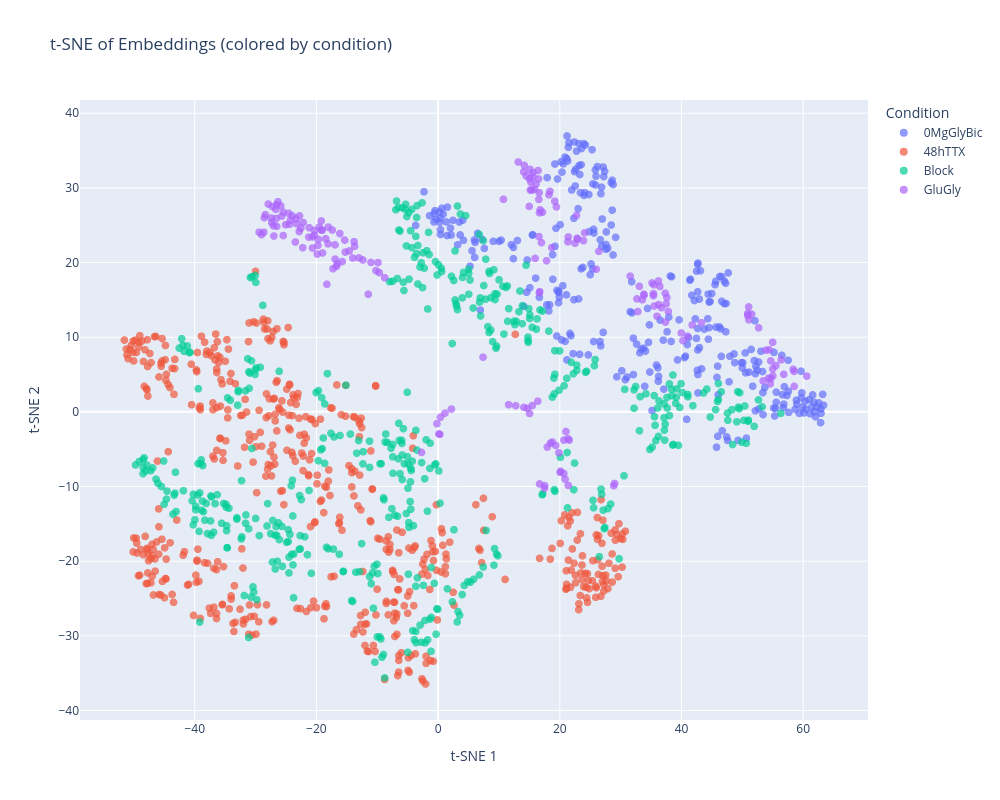
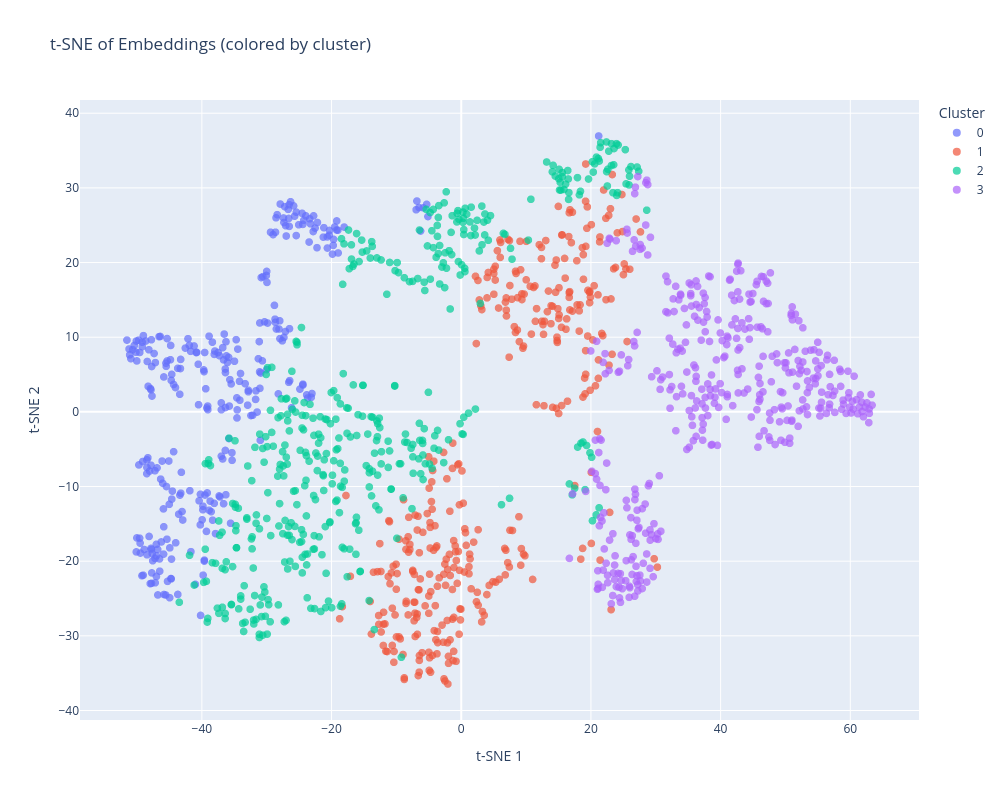

Notebook code cell kept with these figures, in order:
### Markdown cell above
## Cluster in embedding space

Clusters are **data-driven** groups in embedding space; they may or may not match your experimental labels. Set `n_clusters` between 2 and the number of images (see [Pipeline API](../../docs/src/content/docs/advanced/api/pipeline.md)). After clustering, labels are stored under metadata key `cluster`.

### Code cell
pheno.compute_clustering(n_clusters=4, clustering_method="kmeans", normalize=True)
print(pheno.get_available_property_keys())
print(pheno.get_available_metadata_keys())

pheno.plot_tsne(color_by="condition")
pheno.plot_tsne(color_by="cluster")

### Figure 1 — Plotly figure (JSON) as saved in the notebook; plotly's stock layout.template omitted (floating-point values rounded to 4 significant figures; data arrays with more than 128 entries replaced by an {"elided": "..."} marker saying what was removed)
{"data": [{"customdata": {"elided": "299x15 mixed values"}, "hovertemplate": "Condition=%{customdata[3]}<br>Component 1=%{x}<br>Component 2=%{y}<br>Index=%{customdata[0]}<br>Image=%{customdata[1]}<br>Cluster=%{customdata[2]}<br>Dataset-idx=%{customdata[4]}<br>Filename=%{customdata[5]}<br>Id=%{customdata[6]}<br>Label=%{customdata[7]}<br>Mask_path=%{customdata[8]}<br>Intensity_entropy=%{customdata[9]}<br>Intensity_max=%{customdata[10]}<br>Intensity_mean=%{customdata[11]}<br>Intensity_min=%{customdata[12]}<br>Intensity_std=%{customdata[13]}<br>Sharpness_metric=%{customdata[14]}<extra></extra>", "legendgroup": "0MgGlyBic", "marker": {"color": "#636efa", "opacity": 0.7, "size": 8, "symbol": "circle"}, "mode": "markers", "name": "0MgGlyBic", "showlegend": true, "type": "scattergl", "x": {"elided": "299 float values"}, "xaxis": "x", "y": {"elided": "299 float values"}, "yaxis": "y"}, {"customdata": {"elided": "519x15 mixed values"}, "hovertemplate": "Condition=%{customdata[3]}<br>Component 1=%{x}<br>Component 2=%{y}<br>Index=%{customdata[0]}<br>Image=%{customdata[1]}<br>Cluster=%{customdata[2]}<br>Dataset-idx=%{customdata[4]}<br>Filename=%{customdata[5]}<br>Id=%{customdata[6]}<br>Label=%{customdata[7]}<br>Mask_path=%{customdata[8]}<br>Intensity_entropy=%{customdata[9]}<br>Intensity_max=%{customdata[10]}<br>Intensity_mean=%{customdata[11]}<br>Intensity_min=%{customdata[12]}<br>Intensity_std=%{customdata[13]}<br>Sharpness_metric=%{customdata[14]}<extra></extra>", "legendgroup": "48hTTX", "marker": {"color": "#EF553B", "opacity": 0.7, "size": 8, "symbol": "circle"}, "mode": "markers", "name": "48hTTX", "showlegend": true, "type": "scattergl", "x": {"elided": "519 float values"}, "xaxis": "x", "y": {"elided": "519 float values"}, "yaxis": "y"}, {"customdata": {"elided": "492x15 mixed values"}, "hovertemplate": "Condition=%{customdata[3]}<br>Component 1=%{x}<br>Component 2=%{y}<br>Index=%{customdata[0]}<br>Image=%{customdata[1]}<br>Cluster=%{customdata[2]}<br>Dataset-idx=%{customdata[4]}<br>Filename=%{customdata[5]}<br>Id=%{customdata[6]}<br>Label=%{customdata[7]}<br>Mask_path=%{customdata[8]}<br>Intensity_entropy=%{customdata[9]}<br>Intensity_max=%{customdata[10]}<br>Intensity_mean=%{customdata[11]}<br>Intensity_min=%{customdata[12]}<br>Intensity_std=%{customdata[13]}<br>Sharpness_metric=%{customdata[14]}<extra></extra>", "legendgroup": "Block", "marker": {"color": "#00cc96", "opacity": 0.7, "size": 8, "symbol": "circle"}, "mode": "markers", "name": "Block", "showlegend": true, "type": "scattergl", "x": {"elided": "492 float values"}, "xaxis": "x", "y": {"elided": "492 float values"}, "yaxis": "y"}, {"customdata": {"elided": "200x15 mixed values"}, "hovertemplate": "Condition=%{customdata[3]}<br>Component 1=%{x}<br>Component 2=%{y}<br>Index=%{customdata[0]}<br>Image=%{customdata[1]}<br>Cluster=%{customdata[2]}<br>Dataset-idx=%{customdata[4]}<br>Filename=%{customdata[5]}<br>Id=%{customdata[6]}<br>Label=%{customdata[7]}<br>Mask_path=%{customdata[8]}<br>Intensity_entropy=%{customdata[9]}<br>Intensity_max=%{customdata[10]}<br>Intensity_mean=%{customdata[11]}<br>Intensity_min=%{customdata[12]}<br>Intensity_std=%{customdata[13]}<br>Sharpness_metric=%{customdata[14]}<extra></extra>", "legendgroup": "GluGly", "marker": {"color": "#ab63fa", "opacity": 0.7, "size": 8, "symbol": "circle"}, "mode": "markers", "name": "GluGly", "showlegend": true, "type": "scattergl", "x": {"elided": "200 float values"}, "xaxis": "x", "y": {"elided": "200 float values"}, "yaxis": "y"}], "layout": {"height": 800, "legend": {"title": {"text": "Condition"}, "tracegroupgap": 0}, "title": {"text": "t-SNE of Embeddings (colored by condition)"}, "width": 1000, "xaxis": {"anchor": "y", "domain": [0, 1], "title": {"text": "t-SNE 1"}}, "yaxis": {"anchor": "x", "domain": [0, 1], "title": {"text": "t-SNE 2"}}}}

### Figure 2 — Plotly figure (JSON) as saved in the notebook; plotly's stock layout.template omitted (floating-point values rounded to 4 significant figures; data arrays with more than 128 entries replaced by an {"elided": "..."} marker saying what was removed)
{"data": [{"customdata": {"elided": "290x15 mixed values"}, "hovertemplate": "Cluster=%{customdata[2]}<br>Component 1=%{x}<br>Component 2=%{y}<br>Index=%{customdata[0]}<br>Image=%{customdata[1]}<br>Condition=%{customdata[3]}<br>Dataset-idx=%{customdata[4]}<br>Filename=%{customdata[5]}<br>Id=%{customdata[6]}<br>Label=%{customdata[7]}<br>Mask_path=%{customdata[8]}<br>Intensity_entropy=%{customdata[9]}<br>Intensity_max=%{customdata[10]}<br>Intensity_mean=%{customdata[11]}<br>Intensity_min=%{customdata[12]}<br>Intensity_std=%{customdata[13]}<br>Sharpness_metric=%{customdata[14]}<extra></extra>", "legendgroup": "0", "marker": {"color": "#636efa", "opacity": 0.7, "size": 8, "symbol": "circle"}, "mode": "markers", "name": "0", "showlegend": true, "type": "scattergl", "x": {"elided": "290 float values"}, "xaxis": "x", "y": {"elided": "290 float values"}, "yaxis": "y"}, {"customdata": {"elided": "354x15 mixed values"}, "hovertemplate": "Cluster=%{customdata[2]}<br>Component 1=%{x}<br>Component 2=%{y}<br>Index=%{customdata[0]}<br>Image=%{customdata[1]}<br>Condition=%{customdata[3]}<br>Dataset-idx=%{customdata[4]}<br>Filename=%{customdata[5]}<br>Id=%{customdata[6]}<br>Label=%{customdata[7]}<br>Mask_path=%{customdata[8]}<br>Intensity_entropy=%{customdata[9]}<br>Intensity_max=%{customdata[10]}<br>Intensity_mean=%{customdata[11]}<br>Intensity_min=%{customdata[12]}<br>Intensity_std=%{customdata[13]}<br>Sharpness_metric=%{customdata[14]}<extra></extra>", "legendgroup": "1", "marker": {"color": "#EF553B", "opacity": 0.7, "size": 8, "symbol": "circle"}, "mode": "markers", "name": "1", "showlegend": true, "type": "scattergl", "x": {"elided": "354 float values"}, "xaxis": "x", "y": {"elided": "354 float values"}, "yaxis": "y"}, {"customdata": {"elided": "465x15 mixed values"}, "hovertemplate": "Cluster=%{customdata[2]}<br>Component 1=%{x}<br>Component 2=%{y}<br>Index=%{customdata[0]}<br>Image=%{customdata[1]}<br>Condition=%{customdata[3]}<br>Dataset-idx=%{customdata[4]}<br>Filename=%{customdata[5]}<br>Id=%{customdata[6]}<br>Label=%{customdata[7]}<br>Mask_path=%{customdata[8]}<br>Intensity_entropy=%{customdata[9]}<br>Intensity_max=%{customdata[10]}<br>Intensity_mean=%{customdata[11]}<br>Intensity_min=%{customdata[12]}<br>Intensity_std=%{customdata[13]}<br>Sharpness_metric=%{customdata[14]}<extra></extra>", "legendgroup": "2", "marker": {"color": "#00cc96", "opacity": 0.7, "size": 8, "symbol": "circle"}, "mode": "markers", "name": "2", "showlegend": true, "type": "scattergl", "x": {"elided": "465 float values"}, "xaxis": "x", "y": {"elided": "465 float values"}, "yaxis": "y"}, {"customdata": {"elided": "401x15 mixed values"}, "hovertemplate": "Cluster=%{customdata[2]}<br>Component 1=%{x}<br>Component 2=%{y}<br>Index=%{customdata[0]}<br>Image=%{customdata[1]}<br>Condition=%{customdata[3]}<br>Dataset-idx=%{customdata[4]}<br>Filename=%{customdata[5]}<br>Id=%{customdata[6]}<br>Label=%{customdata[7]}<br>Mask_path=%{customdata[8]}<br>Intensity_entropy=%{customdata[9]}<br>Intensity_max=%{customdata[10]}<br>Intensity_mean=%{customdata[11]}<br>Intensity_min=%{customdata[12]}<br>Intensity_std=%{customdata[13]}<br>Sharpness_metric=%{customdata[14]}<extra></extra>", "legendgroup": "3", "marker": {"color": "#ab63fa", "opacity": 0.7, "size": 8, "symbol": "circle"}, "mode": "markers", "name": "3", "showlegend": true, "type": "scattergl", "x": {"elided": "401 float values"}, "xaxis": "x", "y": {"elided": "401 float values"}, "yaxis": "y"}], "layout": {"height": 800, "legend": {"title": {"text": "Cluster"}, "tracegroupgap": 0}, "title": {"text": "t-SNE of Embeddings (colored by cluster)"}, "width": 1000, "xaxis": {"anchor": "y", "domain": [0, 1], "title": {"text": "t-SNE 1"}}, "yaxis": {"anchor": "x", "domain": [0, 1], "title": {"text": "t-SNE 2"}}}}
